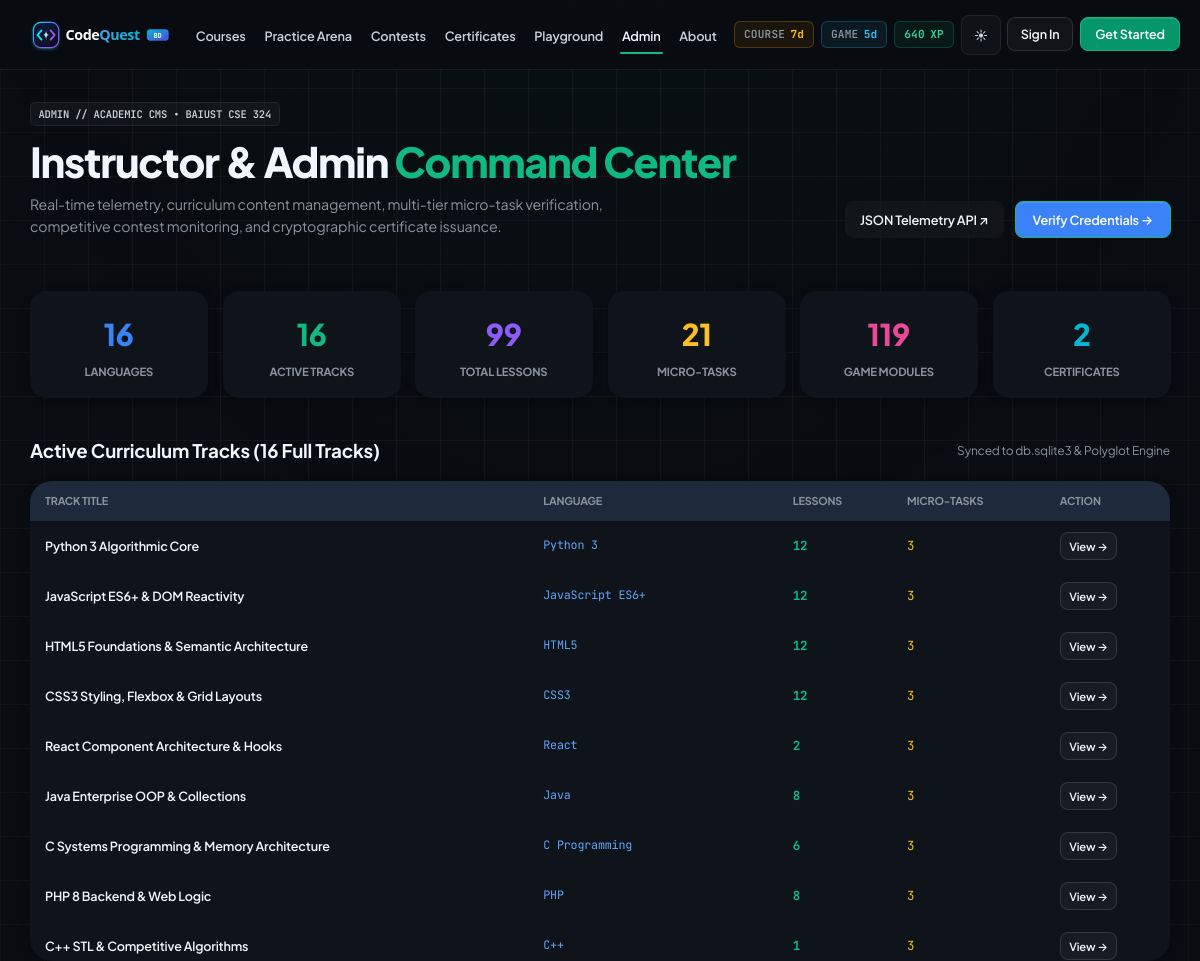
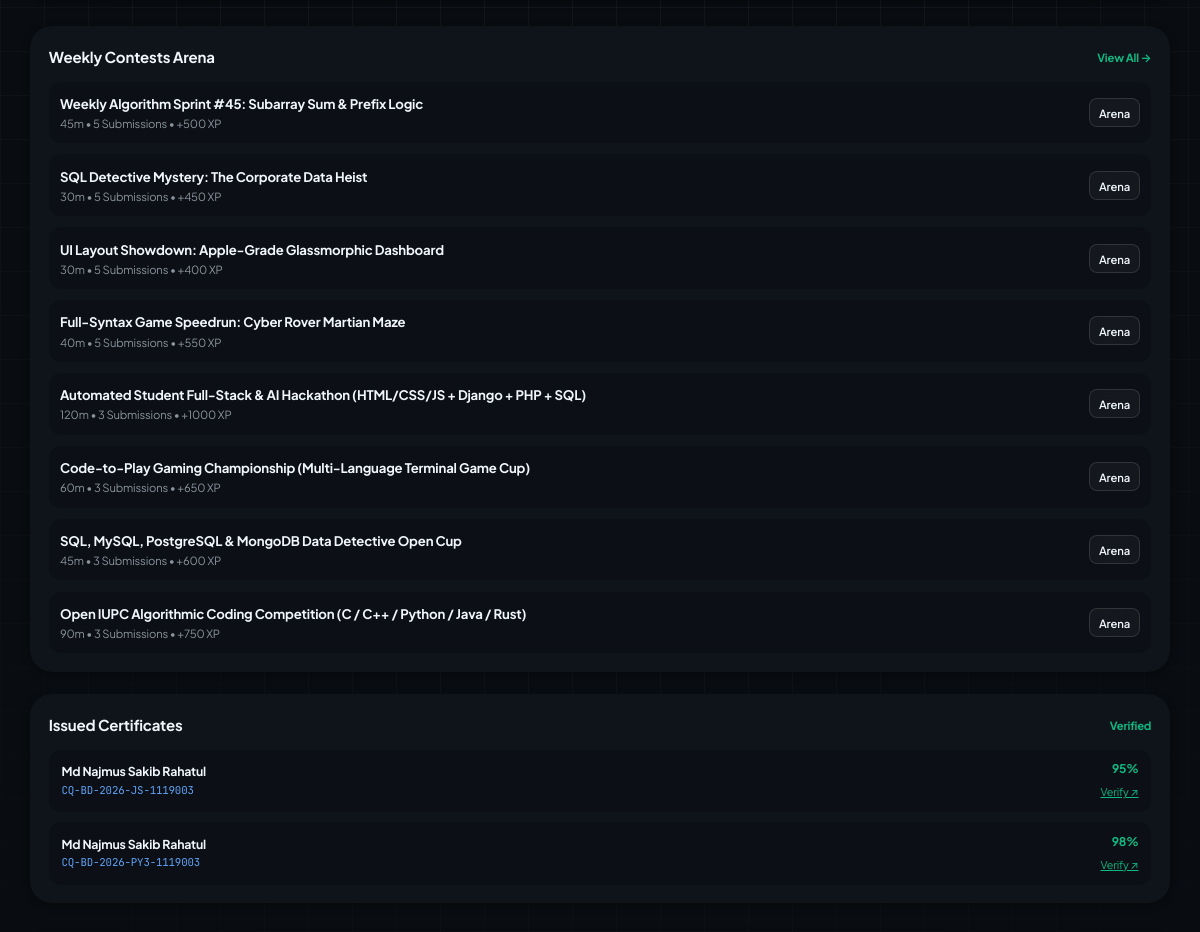
The app's page /admin-panel/ (upper part), older data (2 pictures, top to bottom).
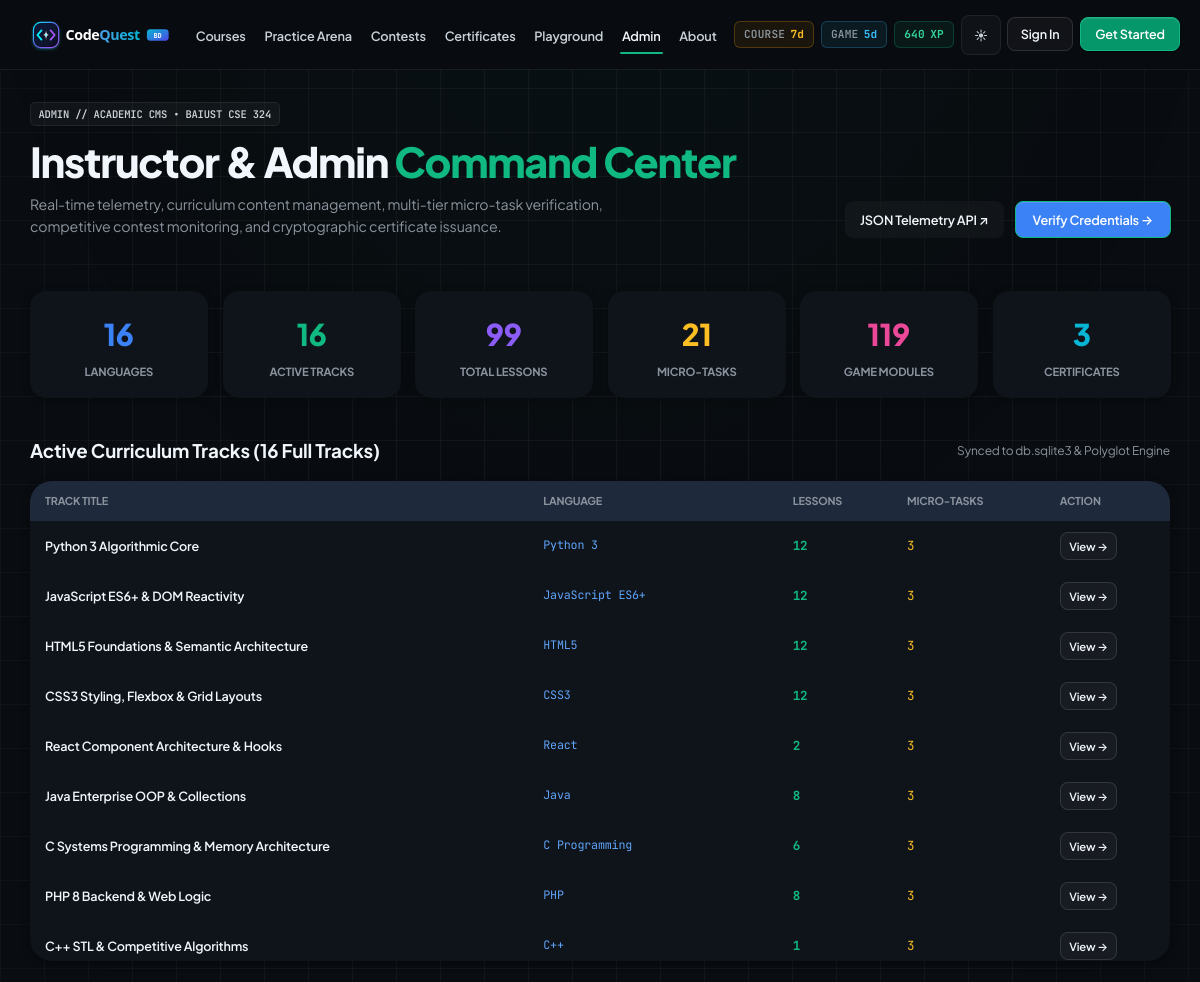
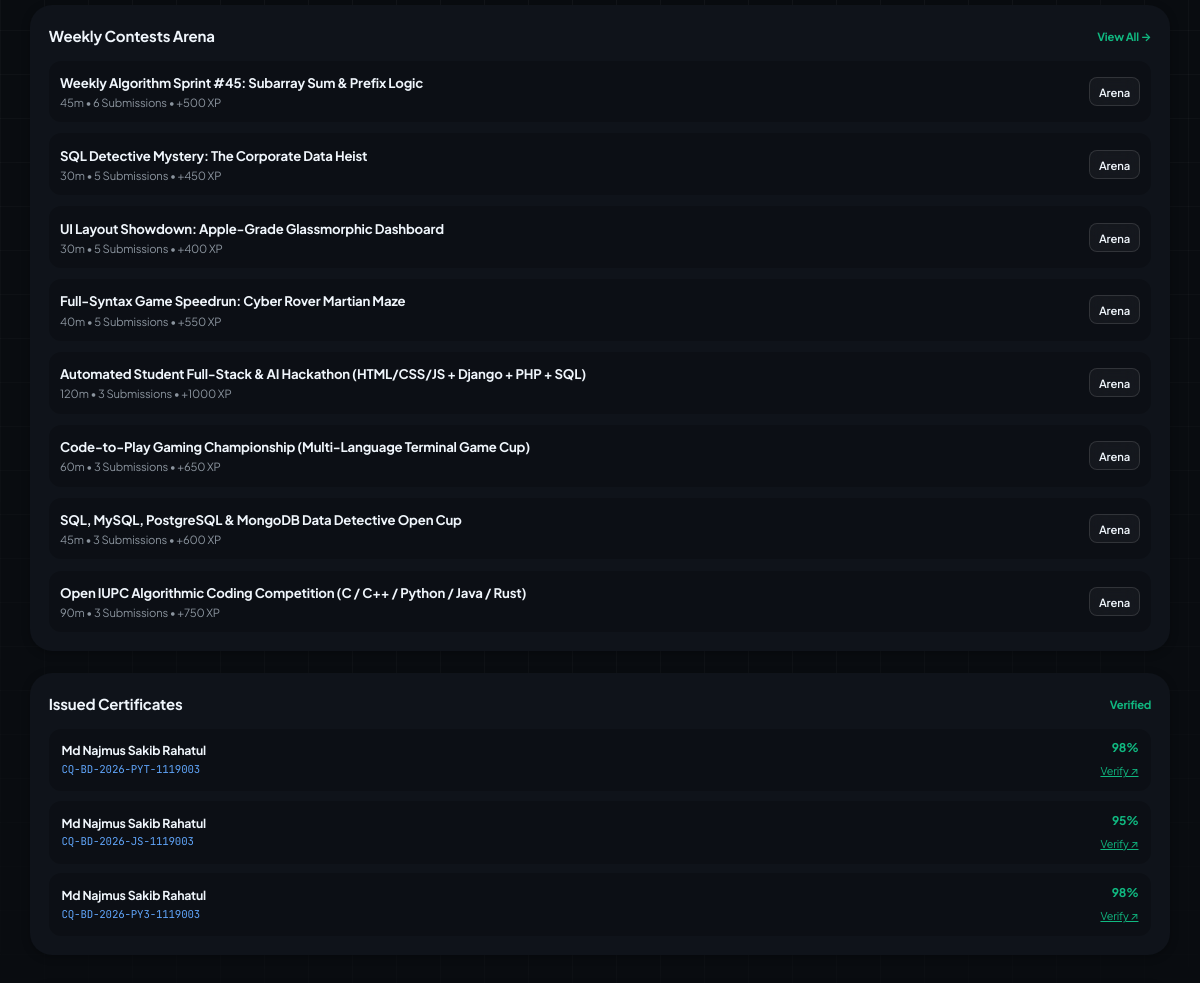
The same page, newer data (2 pictures, top to bottom).
### learn/models.py (models this page shows, shortened)
class Course(models.Model):
    language = models.ForeignKey(Language, on_delete=models.CASCADE, related_name="courses")
    title = models.CharField(max_length=160)
    slug = models.SlugField(max_length=160, unique=True)
    description = models.TextField()
    level = models.CharField(max_length=40, default="Beginner")
    order = models.PositiveIntegerField(default=0)
    xp_reward = models.PositiveIntegerField(default=200)
    class Meta:
        ordering = ["order", "id"]

class Language(models.Model):
    name = models.CharField(max_length=80, unique=True)
    slug = models.SlugField(max_length=80, unique=True)
    short_code = models.CharField(max_length=16, default="CODE")
    category = models.CharField(max_length=80, default="Core Foundations")
    summary = models.CharField(max_length=240)
    icon_svg = models.TextField(blank=True, default="")
    order = models.PositiveIntegerField(default=0)
    is_active = models.BooleanField(default=True)
    class Meta:
        ordering = ["order", "name"]

class Lesson(models.Model):
    EXECUTION_TYPES = [
        ("IFRAME", "HTML/CSS/JS Live Preview (Sandboxed iframe)"),
        ("PYODIDE", "Python 3 Client-Side WASM (Pyodide)"),
        ("SQL", "SQL Browser Database (sql.js WASM)"),
        ("PREDICT", "Predict the Output (C, Java, PHP, Bash)"),
        ("QUIZ", "Fill-the-Blank & Multiple Choice"),
    ]
    course = models.ForeignKey(Course, on_delete=models.CASCADE, related_name="lessons")
    title = models.CharField(max_length=200)
    slug = models.SlugField(max_length=200)
    order = models.PositiveIntegerField(default=1)
    est_minutes = models.PositiveIntegerField(default=5, help_text="Bite-sized duration (3-7 min)")
    xp = models.PositiveIntegerField(default=50)
    execution_type = models.CharField(max_length=20, choices=EXECUTION_TYPES, default="IFRAME")
    body_md = models.TextField(help_text="Short markdown explanation (max ~150 words + diagram/example)")
    diagram_svg = models.TextField(blank=True, default="", help_text="Optional clean inline SVG diagram")
    task_prompt = models.TextField(help_text="Clear single task description")
    starter_code = models.TextField(help_text="Initial code placed in editor")
    solution = models.TextField(help_text="Working solution code")
    tests_json = models.JSONField(
        default=list,
        blank=True,
        help_text="List of test checks: [{'id': 'c1', 'desc': 'Has <h1> tag', 'type': 'dom_exists', 'query': 'h1'}]"
    )
    hints_json = models.JSONField(
        default=list,
        blank=True,
        help_text="Hint ladder: ['Hint 1: Check your syntax', 'Hint 2: Use display: flex']"
    )
    tips_tricks = models.TextField(
        blank=True,
        default="",
        help_text="Pro Shortcuts, Interview Tips and Common Traps Memory Box"
    )
    full_syntax_game_slug = models.CharField(
        max_length=60,
        blank=True,
        default="",
        help_text="Slug of associated Full-Syntax Game"
    )
    class Meta:
        ordering = ["course__order", "order", "id"]
        unique_together = ("course", "slug")

class Contest(models.Model):
    CATEGORY_CHOICES = [
        ("ALGO_SPRINT", "Algorithm Sprint"),
        ("SQL_MYSTERY", "SQL Detective Mystery"),
        ("UI_SHOWDOWN", "UI Layout Showdown"),
        ("GAME_SPEEDRUN", "Full-Syntax Game Speedrun"),
    ]
    slug = models.SlugField(max_length=100, unique=True)
    title = models.CharField(max_length=160)
    category = models.CharField(max_length=40, choices=CATEGORY_CHOICES, default="ALGO_SPRINT")
    description = models.TextField()
    language_slug = models.CharField(max_length=40, default="python")
    duration_minutes = models.PositiveIntegerField(default=45)
    xp_reward = models.PositiveIntegerField(default=500)
    is_active = models.BooleanField(default=True)
    starts_at = models.DateTimeField(default=timezone.now)
    ends_at = models.DateTimeField()
    starter_code = models.TextField(blank=True, default="")
    solution_code = models.TextField(blank=True, default="")
    test_cases_json = models.JSONField(default=list, blank=True)
    class Meta:
        ordering = ["-is_active", "starts_at"]

class Certificate(models.Model):
    credential_id = models.CharField(max_length=64, unique=True, db_index=True)
    user = models.ForeignKey(User, on_delete=models.SET_NULL, null=True, blank=True, related_name="certificates")
    student_name = models.CharField(max_length=150)
    student_id_str = models.CharField(max_length=40, default="1119003")
    track_slug = models.CharField(max_length=80, db_index=True)
    track_title = models.CharField(max_length=160)
    mastery_score = models.PositiveIntegerField(default=96)
    issued_at = models.DateTimeField(default=timezone.now)
    is_verified = models.BooleanField(default=True)
    qr_data = models.TextField(blank=True, default="")
    class Meta:
        ordering = ["-issued_at"]

### learn/views.py (the view)
# urls.py: path("admin-panel/", views.admin_panel_view, name="admin_panel"),
def admin_panel_view(request):
    total_languages = Language.objects.count()
    total_courses = Course.objects.count()
    total_lessons = Lesson.objects.count()
    total_micro_tasks = MicroTask.objects.count()
    total_games = Game.objects.count()
    total_contests = Contest.objects.count()
    total_certificates = Certificate.objects.count()
    courses = Course.objects.select_related("language").prefetch_related("lessons__micro_tasks").all()
    contests = Contest.objects.prefetch_related("submissions").all()
    recent_certificates = Certificate.objects.all()[:10]
    return render(
        request,
        "learn/admin_panel.html",
        {
            "total_languages": total_languages,
            "total_courses": total_courses,
            "total_lessons": total_lessons,
            "total_micro_tasks": total_micro_tasks,
            "total_games": total_games,
            "total_contests": total_contests,
            "total_certificates": total_certificates,
            "courses": courses,
            "contests": contests,
            "certificates": recent_certificates,
        }
    )

### learn/context_processors.py (called while the page is built, shortened)
def global_stats(request):
    ensure_autonomous_platform_state()
    xp = 640
    course_streak = 7
    game_streak = 5
    completed_ids = []
    return {
        "ADMIN_URL": getattr(settings, "ADMIN_URL", "hidden-core-cms"),
        "user_xp": xp,
        "user_streak": course_streak,
        "course_streak": course_streak,
        "game_streak": game_streak,
        "completed_lesson_ids": completed_ids,
        "nav_languages": Language.objects.filter(is_active=True).prefetch_related("courses")[:16],
        "daily_auto_tasks": get_daily_auto_tasks(),
    }

### templates/learn/admin_panel.html (shortened to what the changed rows need)
{% extends "base.html" %}
{% block content %}
<div class="shell shell-wide" style="padding-top: 2rem; padding-bottom: 5rem;">
  <div style="margin-bottom: 2rem; display: flex; flex-wrap: wrap; justify-content: space-between; align-items: flex-end; gap: 1rem; border-bottom: 1px solid var(--border-color); padding-bottom: 1.5rem;">
    <div>
      <h1 style="font-size: clamp(2rem, 3.5vw, 2.75rem); font-weight: 800; color: var(--text-primary); letter-spacing: -0.03em; line-height: 1.15; margin: 0 0 0.5rem 0;">
        Instructor &amp; Admin <span style="color: var(--accent);">Command Center</span>
      </h1>
    </div>
  </div>
  <div style="display: grid; grid-template-columns: repeat(auto-fit, minmax(160px, 1fr)); gap: 1rem; margin-bottom: 2.5rem;">
    <div class="cq-card" style="padding: 1.25rem; border-radius: var(--radius-lg); text-align: center; border: 1px solid var(--border-color);">
      <div style="font-size: 2rem; font-weight: 800; color: #06b6d4;">{{ total_certificates }}</div>
      <div style="font-size: 0.75rem; text-transform: uppercase; font-weight: 700; color: var(--text-muted); margin-top: 0.25rem;">
        Certificates
      </div>
    </div>
  </div>
  <div style="display: grid; grid-template-columns: 1fr; lg:grid-template-columns: 62% 38%; gap: 1.75rem;">
    <div>
      <div style="display: flex; justify-content: space-between; align-items: center; margin-bottom: 1rem;">
        <h2 style="font-size: 1.25rem; font-weight: 700; color: var(--text-primary); margin: 0; display: flex; align-items: center; gap: 0.5rem;">
          Active Curriculum Tracks ({{ total_courses }} Full Tracks)
        </h2>
      </div>
      <div class="cq-card" style="border-radius: var(--radius-xl); overflow: hidden; border: 1px solid var(--border-color); padding: 0;">
        <div style="overflow-x: auto; max-height: 480px;">
          <table style="width: 100%; border-collapse: collapse; text-align: left; font-size: 0.84rem;">
            <thead style="position: sticky; top: 0; z-index: 10;">
              <tr style="background: #1e293b; border-bottom: 1px solid var(--border-color); color: var(--text-muted); font-size: 0.72rem; text-transform: uppercase;">
                <th style="padding: 0.75rem 1rem;">Track Title</th>
                <th style="padding: 0.75rem 1rem;">Language</th>
                <th style="padding: 0.75rem 1rem;">Lessons</th>
                <th style="padding: 0.75rem 1rem;">Micro-Tasks</th>
                <th style="padding: 0.75rem 1rem;">Action</th>
              </tr>
            </thead>
            <tbody>
              {% for course in courses %}
              <tr style="border-bottom: 1px solid var(--border-color);">
                <td style="padding: 0.75rem 1rem; font-weight: 600; color: var(--text-primary);">
                  {{ course.title }}
                </td>
                <td style="padding: 0.75rem 1rem; color: #60a5fa; font-family: var(--font-mono); font-size: 0.78rem;">
                  {{ course.language.name }}
                </td>
                <td style="padding: 0.75rem 1rem; font-family: var(--font-mono); color: #10b981; font-weight: 700;">
                  {{ course.lessons.count }}
                </td>
                <td style="padding: 0.75rem 1rem; font-family: var(--font-mono); color: #fbbf24;">
                  {% with first_lesson=course.lessons.first %}
                    {{ first_lesson.micro_tasks.count|default:"3" }}
                  {% endwith %}
                </td>
                <td style="padding: 0.75rem 1rem;">
                  <a href="{% url 'course_detail' course.slug %}" class="btn btn-ghost" style="padding: 0.25rem 0.55rem; font-size: 0.75rem;">
                    View &rarr;
                  </a>
                </td>
              </tr>
              {% endfor %}
            </tbody>
          </table>
        </div>
      </div>
    </div>
    <div style="display: flex; flex-direction: column; gap: 1.5rem;">
      <div class="cq-card" style="border-radius: var(--radius-xl); padding: 1.25rem; border: 1px solid var(--border-color);">
        <div style="display: flex; flex-direction: column; gap: 0.75rem;">
          {% for ct in contests %}
          <div style="padding: 0.75rem; background: rgba(0,0,0,0.2); border-radius: var(--radius-md); border: 1px solid var(--border-color); display: flex; justify-content: space-between; align-items: center;">
            <div>
              <div style="font-weight: 700; font-size: 0.88rem; color: var(--text-primary);">{{ ct.title }}</div>
              <div style="font-size: 0.75rem; color: var(--text-muted);">
                {{ ct.duration_minutes }}m &bull; {{ ct.submissions.count }} Submissions &bull; +{{ ct.xp_reward }} XP
              </div>
            </div>
            <a href="{% url 'contest_detail' ct.slug %}" class="btn btn-ghost" style="font-size: 0.75rem; padding: 0.3rem 0.6rem;">
              Arena
            </a>
          </div>
          {% endfor %}
        </div>
      </div>
      <div class="cq-card" style="border-radius: var(--radius-xl); padding: 1.25rem; border: 1px solid var(--border-color);">
        <div style="display: flex; flex-direction: column; gap: 0.65rem;">
          {% for cert in certificates %}
          <div style="padding: 0.65rem 0.85rem; background: rgba(0,0,0,0.2); border-radius: var(--radius-md); border: 1px solid var(--border-color); display: flex; justify-content: space-between; align-items: center;">
            <div>
              <div style="font-size: 0.82rem; font-weight: 700; color: var(--text-primary);">{{ cert.student_name }}</div>
              <div style="font-family: var(--font-mono); font-size: 0.72rem; color: #60a5fa;">{{ cert.credential_id }}</div>
            </div>
            <div style="text-align: right;">
              <div style="font-size: 0.8rem; font-weight: 700; color: #10b981;">{{ cert.mastery_score }}%</div>
              <a href="/verify/{{ cert.credential_id }}/" target="_blank" style="font-size: 0.72rem; color: var(--accent); text-decoration: underline;">
                Verify &nearr;
              </a>
            </div>
          </div>
          {% endfor %}
        </div>
      </div>
    </div>
  </div>
</div>
{% endblock %}

Row changes from the older to the newer data that the page shows:
computed for Contest "Weekly Algorithm Sprint #45: Subarray Sum & Prefix Logic": submissions.count "5" → "6"
added Certificate: student_name "Md Najmus Sakib Rahatul", credential_id "CQ-BD-2026-PYT-1119003", mastery_score "98"
Text that changed along with them:
{{ total_certificates }}: "2" → "3"
